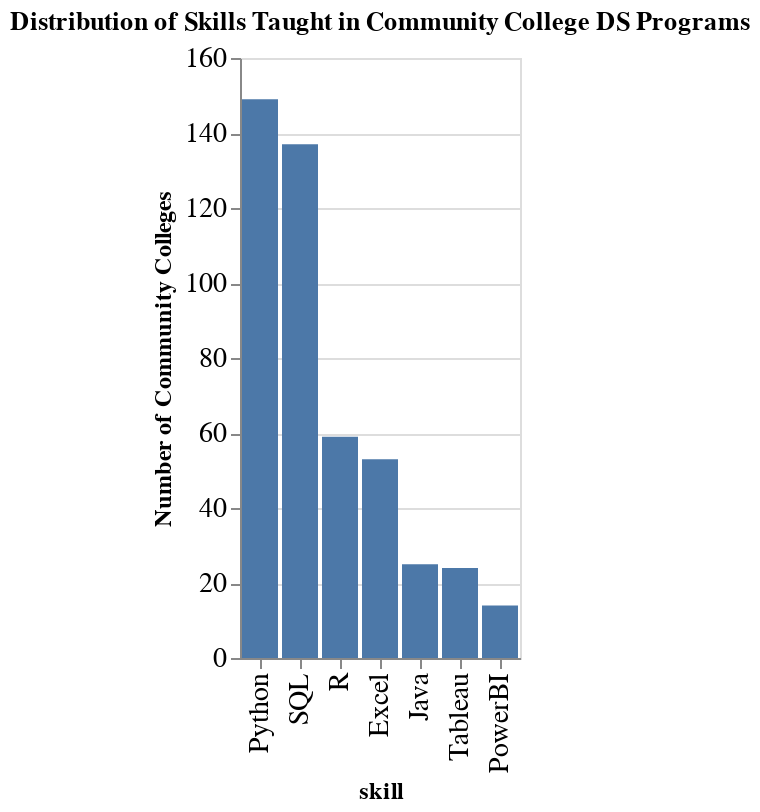

The cell this chart's notebook holds for it:
### Markdown cell above
### Making Figure 2

### Code cell
fig2data = pd.read_csv('public/counts.csv')
fig2data

alt.Chart(fig2data, title="Distribution of Skills Taught in Community College DS Programs").mark_bar().encode(
    alt.Y('cc_count:Q').title("Number of Community Colleges"),
    alt.X('skill:O').sort('-y')
).configure_axis( # to better read the x-axis and title
    labelFontSize=14,
    titleFontSize=12
)

### Figure 1 — Vega-Lite specification as saved in the notebook (floating-point values rounded to 4 significant figures)
{"config": {"view": {"continuousWidth": 300, "continuousHeight": 300}, "axis": {"labelFontSize": 14, "titleFontSize": 12}}, "data": {"name": "data-98ca3e5220c4eac1c9a2625f5b883957"}, "mark": {"type": "bar"}, "encoding": {"x": {"field": "skill", "sort": "-y", "type": "ordinal"}, "y": {"field": "cc_count", "title": "Number of Community Colleges", "type": "quantitative"}}, "title": "Distribution of Skills Taught in Community College DS Programs", "$schema": "https://vega.github.io/schema/vega-lite/v5.15.1.json", "datasets": {"data-98ca3e5220c4eac1c9a2625f5b883957": [{"Unnamed: 0": 0, "skill": "Python", "cc_count": 149, "job_count": 107176}, {"Unnamed: 0": 1, "skill": "SQL", "cc_count": 137, "job_count": 115048}, {"Unnamed: 0": 2, "skill": "R", "cc_count": 59, "job_count": 51253}, {"Unnamed: 0": 3, "skill": "Excel", "cc_count": 53, "job_count": 45398}, {"Unnamed: 0": 4, "skill": "Java", "cc_count": 25, "job_count": 22860}, {"Unnamed: 0": 5, "skill": "Tableau", "cc_count": 24, "job_count": 49596}, {"Unnamed: 0": 6, "skill": "PowerBI", "cc_count": 14, "job_count": 26559}]}}
